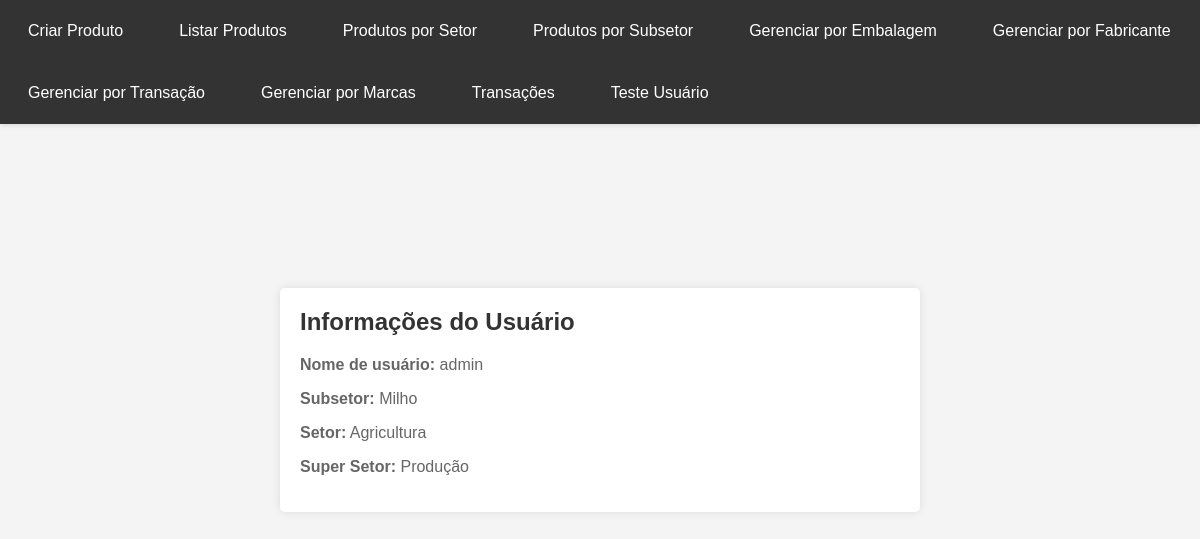
Before: /user-subsetor/ (signed in) with the older database file.
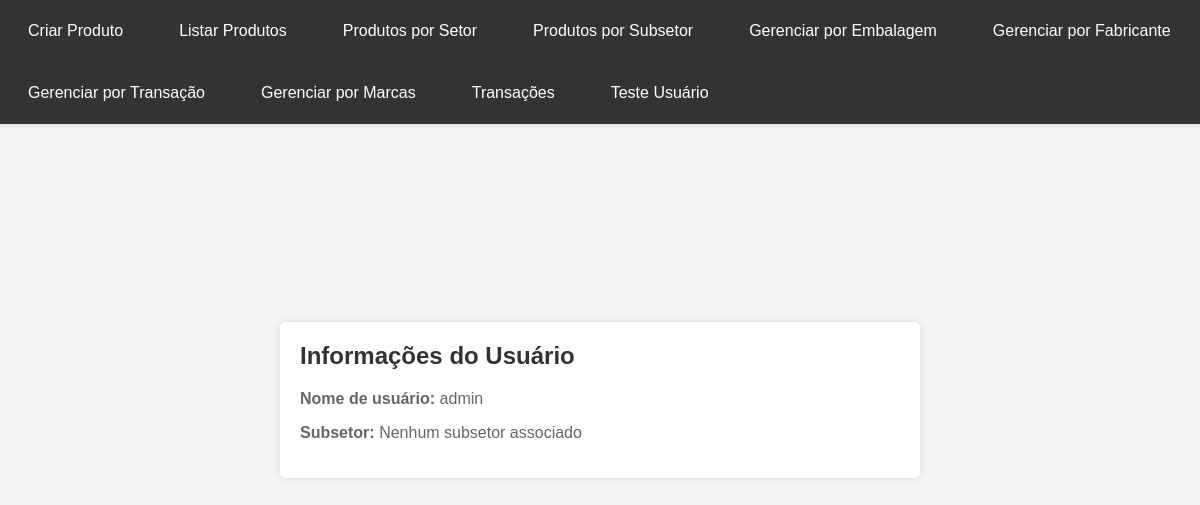
After: the same page with the newer database file.
### app/models.py (models this page shows, shortened)
class Subsector(models.Model):
    setor = models.ForeignKey(Sector, related_name='sub_setores', on_delete=models.CASCADE)
    nome_sub_setor = models.CharField(max_length=100)

class Sector(models.Model):
    super_setor = models.ForeignKey(SectorSuper, related_name='setores', on_delete=models.CASCADE)
    nome_setor = models.CharField(max_length=100)

class SectorSuper(models.Model):
    nome_super_setor = models.CharField(max_length=100)

### app/views.py (the view)
# urls.py: path('user-subsetor/', user_subsetor_view, name='user_subsetor'),
def user_subsetor_view(request):
    user = request.user
    subsetor = user.subsetor if hasattr(user, 'subsetor') else None
    preferred_name = user.profile_user.preferred_name if hasattr(user, 'profile_user') else None
    return render(request, 'user_subsetor.html', {'user': user, 'subsetor': subsetor, 'preferred_name': preferred_name})

### app/templates/user_subsetor.html (shortened to what this page needs)
<!DOCTYPE html>
<html>
<head>
</head>
<body>
    <div class="navbar">
        <a href="{% url 'produto-create' %}">Criar Produto</a>
        <a href="{% url 'produto-list' %}">Listar Produtos</a>
        <a href="{% url 'produtos-por-setor' setor_id=1 %}">Produtos por Setor</a>
        <a href="{% url 'produtos-por-subsetor' subsetor_id=1 %}">Produtos por Subsetor</a>
        <a href="{% url 'produtos-por-tipo-embalagem' %}">Gerenciar por Embalagem</a>
        <a href="{% url 'produtos-por-fabricante' %}">Gerenciar por Fabricante</a>
        <a href="{% url 'produtos-por-transacao' %}">Gerenciar por Transação</a>
        <a href="{% url 'marca-list' %}">Gerenciar por Marcas</a>
        <a href="{% url 'transacoes-tipos' %}">Transações</a>
        <a href="{% url 'user_subsetor' %}">Teste Usuário</a>
    </div>
    <div class="info-container">
        <h2>Informações do Usuário</h2>
        <p><strong>Nome de usuário:</strong> {{ user.username }}</p>
        {% if subsetor %}
            <p><strong>Subsetor:</strong> {{ subsetor.nome_sub_setor }}</p>
            {% if subsetor.setor %}
                <p><strong>Setor:</strong> {{ subsetor.setor.nome_setor }}</p>
                {% if subsetor.setor.super_setor %}
                    <p><strong>Super Setor:</strong> {{ subsetor.setor.super_setor.nome_super_setor }}</p>
                {% else %}
                    <p><strong>Super Setor:</strong> Nenhum super setor associado</p>
                {% endif %}
            {% else %}
                <p><strong>Setor:</strong> Nenhum setor associado</p>
            {% endif %}
        {% else %}
            <p><strong>Subsetor:</strong> Nenhum subsetor associado</p>
        {% endif %}
    </div>
</body>
</html>

Changed rows visible on the page:
removed Subsector: nome_sub_setor "Milho", setor.nome_setor "Agricultura", setor.super_setor.nome_super_setor "Produção"
Other visible differences:
text no longer shown: "Setor: Super Setor:"
text now shown: "Nenhum subsetor associado"
